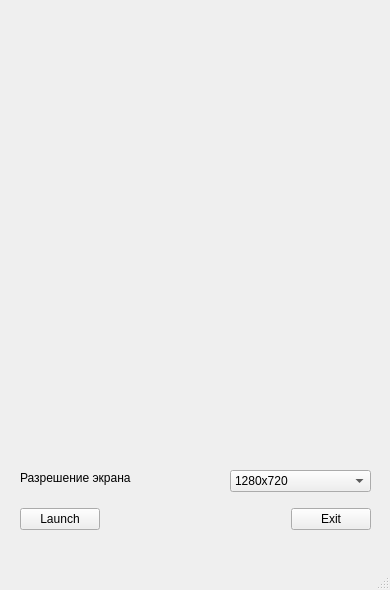
<?xml version="1.0" encoding="UTF-8"?>
<ui version="4.0">
 <class>Launcher</class>
 <widget class="QMainWindow" name="Launcher">
  <property name="geometry">
   <rect>
    <x>0</x>
    <y>0</y>
    <width>390</width>
    <height>590</height>
   </rect>
  </property>
  <property name="windowTitle">
   <string>MainWindow</string>
  </property>
  <widget class="QWidget" name="centralwidget">
   <widget class="QWidget" name="horizontalLayoutWidget">
    <property name="geometry">
     <rect>
      <x>20</x>
      <y>499</y>
      <width>351</width>
      <height>41</height>
     </rect>
    </property>
    <layout class="QHBoxLayout" name="horizontalLayout">
     <item>
      <widget class="QPushButton" name="LaunchButton">
       <property name="text">
        <string>Launch</string>
       </property>
      </widget>
     </item>
     <item>
      <spacer name="horizontalSpacer">
       <property name="orientation">
        <enum>Qt::Horizontal</enum>
       </property>
       <property name="sizeHint" stdset="0">
        <size>
         <width>40</width>
         <height>20</height>
        </size>
       </property>
      </spacer>
     </item>
     <item>
      <widget class="QPushButton" name="ExitButton">
       <property name="text">
        <string>Exit</string>
       </property>
      </widget>
     </item>
    </layout>
   </widget>
   <widget class="QLabel" name="label">
    <property name="geometry">
     <rect>
      <x>20</x>
      <y>470</y>
      <width>121</width>
      <height>16</height>
     </rect>
    </property>
    <property name="text">
     <string>Разрешение экрана</string>
    </property>
   </widget>
   <widget class="QComboBox" name="ComboBox">
    <property name="geometry">
     <rect>
      <x>230</x>
      <y>470</y>
      <width>141</width>
      <height>22</height>
     </rect>
    </property>
    <item>
     <property name="text">
      <string>1280x720</string>
     </property>
    </item>
    <item>
     <property name="text">
      <string>1920x1080</string>
     </property>
    </item>
    <item>
     <property name="text">
      <string>1440x900</string>
     </property>
    </item>
   </widget>
  </widget>
  <widget class="QMenuBar" name="menubar">
   <property name="geometry">
    <rect>
     <x>0</x>
     <y>0</y>
     <width>390</width>
     <height>26</height>
    </rect>
   </property>
  </widget>
  <widget class="QStatusBar" name="statusbar"/>
 </widget>
 <resources/>
 <connections/>
</ui>
